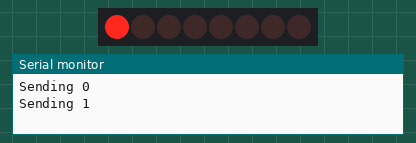
Simulated run of this sketch. Board: Arduino Uno, built with avr-gcc and run on an emulated ATmega328P. Parts: 8 shift-register outputs drawn as a row of LEDs (first output left, lit = HIGH), the last lines printed to the serial monitor. Wiring (inferred from the names in the program): shift register (74HC595): data pin 8; shift clock pin 10; latch pin 9. Wiring (inferred from the signals the program sends): row of LEDs: on Q0, Q1, Q2, Q3, Q4, Q5, Q6, Q7.

Above: at 0.6 s.
At 7.6 s:
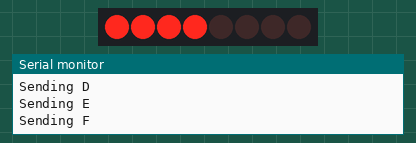
At 14.1 s:
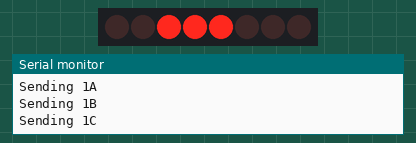
At 21.1 s:
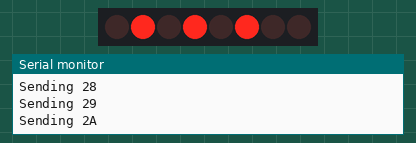
At 29.6 s:
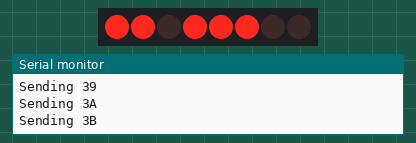
At 39.1 s:
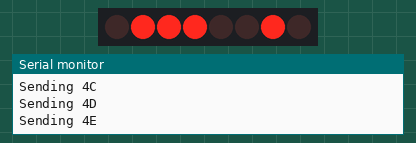
Timing chart, 0 to 40.0 s (numbered marks = the images above):
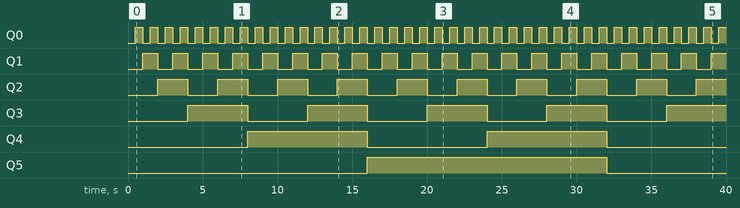

Measured:
- by itself, Q0: alternates HIGH for 0.50 s and LOW for 0.50 s
- by itself, Q1: alternates HIGH for 1.0 s and LOW for 1.0 s
- by itself, Q2: alternates HIGH for 2.0 s and LOW for 2.0 s
- by itself, Q3: alternates HIGH for 4.0 s and LOW for 4.0 s
- by itself, Q4: alternates HIGH for 8.0 s and LOW for 8.0 s
- by itself, Q5: LOW → HIGH at 16.0 s, → LOW 16.0 s later

The sketch:

74LS595.ino
```cpp
// pin to send data for shift register
#define PIN_DATA_INPUT 8
// pin to enable output
#define PIN_RCLK 9
// pin to enable store the serial data
#define PIN_SRCLK 10


const bool use_shiftout = 0;
uint8_t byte_to_write = 0x0;

void setup() {
  Serial.begin(9600);
  pinMode(PIN_DATA_INPUT, OUTPUT);
  pinMode(PIN_RCLK, OUTPUT);
  pinMode(PIN_SRCLK, OUTPUT);
}


// simplified version of shiftOut
void send_byte_steps(uint8_t value) {
  for (uint8_t i = 0; i < 8; i++) {
    // 0x80 is 10000000 so will only check for MSB
    // if MSB is HIGH, send send HIGH to serial pin input
    digitalWrite(PIN_DATA_INPUT, (value & 0x80) != 0);
    value <<= 1;

    // enable clock input to store in the serial
    digitalWrite(PIN_SRCLK, HIGH);

    // disable clock input
    digitalWrite(PIN_SRCLK, LOW);
  }
}

void send_byte(uint8_t value) {
  // need to turn output off
  digitalWrite(PIN_RCLK, LOW);

  // need to send the bytes to register one by one
  if (use_shiftout) {
    // this is the most simple approach
    shiftOut(PIN_DATA_INPUT, PIN_SRCLK, MSBFIRST, value);
  } else {
    send_byte_steps(value);
  }

  // need to turn the output on
  digitalWrite(PIN_RCLK, HIGH);
}

void loop() {
  // send byte
  Serial.print("Sending ");
  Serial.println(byte_to_write, HEX);
  send_byte(byte_to_write);

  if (byte_to_write == 0xFF) {
    // reset
    byte_to_write = 0x00;
  } else {
    byte_to_write++;
  }

  delay(500);
}
```
